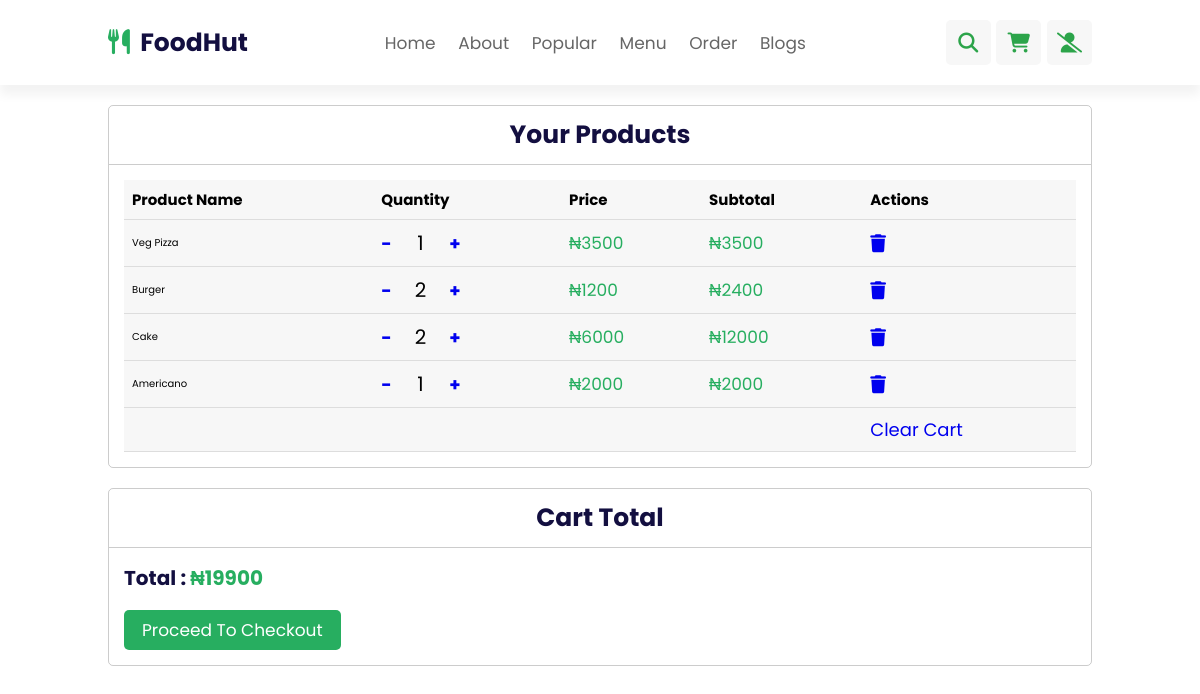
The page /cart/ (signed in) on the database its author committed.
### customer/models.py (models this page shows, shortened)
class Cart(models.Model):
    user = models.ForeignKey(User, on_delete=models.CASCADE)
    product = models.ForeignKey(Item, on_delete=models.CASCADE)
    quantity = models.PositiveIntegerField(default=1)

class Item(models.Model):
    CATEGORY_CHOICES = (
    ("DRINKS","Drinks"),
    ("DESSERTS","Desserts"),
    ("BURGER","Burger"),
    ("PIZZA","Pizza"),
)
    RATING=(
    ('⭐','⭐'),
    ('⭐⭐','⭐⭐'),
    ('⭐⭐⭐','⭐⭐⭐'),
    ('⭐⭐⭐⭐','⭐⭐⭐⭐'),
    ('⭐⭐⭐⭐⭐','⭐⭐⭐⭐⭐'),
)
    name = models.CharField(max_length=50)
    price = models.IntegerField()
    description = models.CharField(max_length=500, default="Lorem, ipsum dolor sit amet consectetur adipisicing elit. Eum laudantium quia nisi optio laborum ut quisquam? Laboriosam labore fugit voluptatibus dicta, praesentium iste placeat, fuga modi dignissimos nesciunt nemo eligendi?")
    image = models.ImageField(upload_to="menu_images")
    category = models.CharField(max_length=50, choices= CATEGORY_CHOICES)
    rate= models.CharField(max_length=10,choices=RATING ,default='in_review')

### customer/views.py (the view)
# urls.py: path("cart/",login_required(CustomerCart), name="cart"),
def CustomerCart(request):
    cart_items = Cart.objects.filter(user=request.user)
    total = 0
    subtotal_list = []
    for item in cart_items:
        subtotal = item.product.price * item.quantity
        total += subtotal
        subtotal_list.append(subtotal)
    cart_items_subtotals = zip(cart_items, subtotal_list)
    data = {'cart_items_subtotals': cart_items_subtotals, 'total': total,"title":"Cart"}
    return render(request, "customer/cart.html", data)

### templates/customer/cart.html (shortened to what this page needs)
{% include 'customer/header.html' %}
{% block content %}
<body>
<section class="shopping-cart-container">
    <div class="products-container">
        <h3 class="title">your products</h3>
        <div class="box-container">
{% if cart_items_subtotals %}
  <table>
    <thead>
      <tr>
        <th><h1>Product Name</h1></th>
        <th><h1>Quantity</h1></th>
        <th><h1>Price</h1></th>
        <th><h1>Subtotal</h1></th>
        <th><h1>Actions</h1></th>
      </tr>
    </thead>
    <tbody>
      {% for item, subtotal in cart_items_subtotals %}
        <tr>
          <td>{{item.product.name }}</td>
          <td>
            <a href="/cart/decrement/{{item.id}}"><strong> - </strong></a><p id="counter">{{ item.quantity }}</p><a href="/cart/increment/{{item.id}}" ><strong> + </strong></a></td>
          <td><span class="price">&#8358;{{ item.product.price }}</span></td>
          <td><span class="price">&#8358;{{ subtotal }}</span></td>
          <td>
            <a href="/cart/clear/{{item.id}}" ><i class="fa-solid fa-trash"></i></a>
          </td>
        </tr>
      {% endfor %}
    </tbody>
    <tfoot>
      <tr>
        <td colspan="4"></td>
        <td><a href="/cart/clear">Clear Cart</a></td>
      </tr>
    </tfoot>
  </table>
{% else %}
  <h1>cart details</h1>
  <p>Your cart is empty.</p>
{% endif %}
        </div>
    </div>
    <div class="cart-total">
        <h3 class="title"> cart total </h3>
        <div class="box">
            <h3 class="total"> total : <span>&#8358;{{total }}</span> </h3>
            <a href="/cart/checkout/" class="btn">proceed to checkout</a>
        </div>
    </div>
</section>
{% endblock %}
</html>
</body>

### templates/customer/header.html (shortened to what this page needs)
{%load static%}
<!DOCTYPE html>
<html lang="en">
<head>
    <link rel="stylesheet" href="https://cdnjs.cloudflare.com/ajax/libs/font-awesome/5.15.4/css/all.min.css">
    <link rel="stylesheet" href="{%static 'css/style.css' %}">
</head>
<body>
<header class="header">
    <a href="/home/" class="logo">
    <i class="fas fa-utensils"></i> foodHut </a>
    <nav class="navbar">
        <a href="/home/">home</a>
        <a href="about/">about</a>
        <a href="#popular">popular</a>
        <a href="/menu/">menu</a>
        <a href="#order">order</a>
        <a href="#blogs">blogs</a>
    </nav>
    <div class="icons">
        <div id="search-btn" class="fas fa-search"></div>
        <a class="fas fa-shopping-cart" href="/cart/" ></a>
        {%if request.user.username %}
           <a href="/accounts/logout" class="fa-solid fa-user-slash"></a>
        {%else%}
        <a href="/accounts/register" class="fa-solid fa-user-plus"></a>
        <a href="/accounts/login" class="fa-solid fa-user-check"></a>
        {%endif%}
    </div>
</header>
</body>
</html>

### static/css/style.css (style rules this page uses)
* { font-family: 'Poppins', sans-serif; margin: 0; padding: 0; -webkit-box-sizing: border-box; box-sizing: border-box; outline: none; border: none; text-decoration: none; text-transform: capitalize; -webkit-transition: .2s linear; transition: .2s linear; }
html { font-size: 62.5%; overflow-x: hidden; scroll-behavior: smooth; scroll-padding-top: 8.5rem; }
section { padding: 2rem 9%; }
.btn { display: inline-block; margin-top: 1rem; padding: .7rem 1.8rem; font-size: 1.7rem; cursor: pointer; color: #fff; background: #27ae60; border-radius: .5rem; }
.header { position: -webkit-sticky; position: sticky; top: 0; left: 0; right: 0; z-index: 1000; background: #fff; -webkit-box-shadow: 0 1rem 1rem rgba(0, 0, 0, 0.05); box-shadow: 0 1rem 1rem rgba(0, 0, 0, 0.05); display: -webkit-box; display: -ms-flexbox; display: flex; -webkit-box-align: center; -ms-flex-align: center; align-items: center; -webkit-box-pack: justify; -ms-flex-pack: justify; justify-content: space-between; padding: 2rem 9%; }
.header .logo { font-size: 2.5rem; font-weight: bolder; color: #130f40; }
.header .logo i { padding-right: .5rem; color: #27ae60; }
.header .navbar a { font-size: 1.7rem; margin: 0 1rem; color: #666; }
.header .icons a { height: 4.5rem; width: 4.5rem; line-height: 4.5rem; font-size: 2rem; background: #f7f7f7; color: #2CA44A; border-radius: .5rem; margin-left: .3rem; cursor: pointer; text-align: center; }
.header .icons div { height: 4.5rem; width: 4.5rem; line-height: 4.5rem; font-size: 2rem; background: #f7f7f7; color: #2CA44A; border-radius: .5rem; margin-left: .3rem; cursor: pointer; text-align: center; }
header .icons div { background: #fff; color: #2CA44A; }
.shopping-cart-container .title { font-size: 2.5rem; padding: 1rem; color: #130f40; border-bottom: 0.1rem solid rgba(0, 0, 0, 0.2); text-align: center; }
.shopping-cart-container .products-container { border: 0.1rem solid rgba(0, 0, 0, 0.2); border-radius: .5rem; -webkit-animation: fadeUp .4s linear; animation: fadeUp .4s linear; }
.shopping-cart-container .products-container .box-container { display: -ms-grid; display: grid; -ms-grid-columns: (minmax(30rem, 1fr))[auto-fit]; grid-template-columns: repeat(auto-fit, minmax(30rem, 1fr)); gap: 1.5rem; padding: 1.5rem; }
span.price { color: #27ae60; font-size: 1.7rem; }
.shopping-cart-container .cart-total { margin-top: 2rem; border: 0.1rem solid rgba(0, 0, 0, 0.2); border-radius: .5rem; -webkit-animation: fadeUp .4s linear .4s backwards; animation: fadeUp .4s linear .4s backwards; }
.shopping-cart-container .cart-total .box { padding: 1.5rem; }
.shopping-cart-container .cart-total .box h3 { color: #130f40; font-size: 2rem; padding-bottom: .7rem; }
.shopping-cart-container .cart-total .box h3 span { color: #27ae60; }
table { width: 100%; border-collapse: collapse; background-color: #f7f7f7; }
th, td { padding: 8px; text-align: left; border-bottom: 1px solid #ddd; }

### templates/customer/cart.html (style rules this page uses)
td a { width: 30px; height: 30px; font-size: 18px; }
#counter { display: inline-block; width: 50px; text-align: center; font-size: 20px; }

### rows shown on the page
Cart: product.name "Veg Pizza", quantity "1", product.price "3500", subtotal "3500"
Cart: product.name "Burger", quantity "2", product.price "1200", subtotal "2400"
Cart: product.name "Cake", quantity "2", product.price "6000", subtotal "12000"
Cart: product.name "Americano", quantity "1", product.price "2000", subtotal "2000"

### other values the page prints
{{ total }} "19900"
